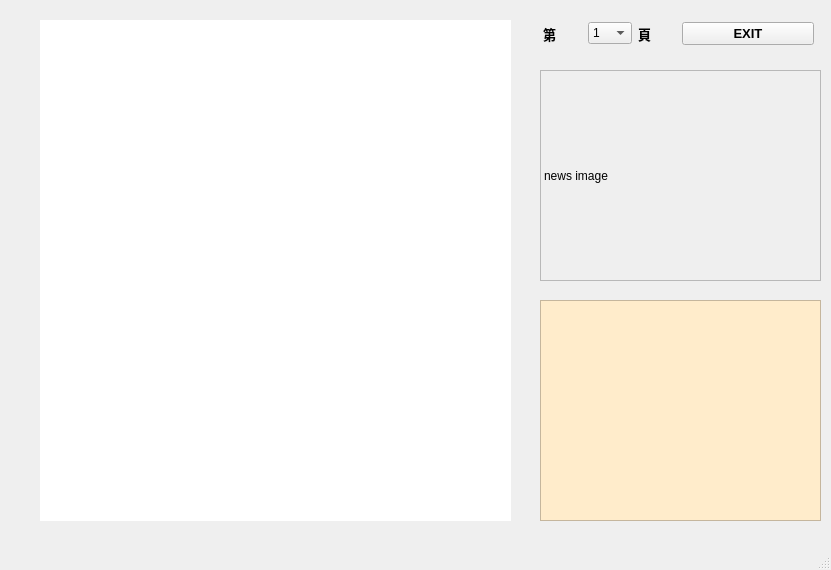
<?xml version="1.0" encoding="UTF-8"?>
<ui version="4.0">
 <class>MainWindow</class>
 <widget class="QMainWindow" name="MainWindow">
  <property name="geometry">
   <rect>
    <x>0</x>
    <y>0</y>
    <width>831</width>
    <height>570</height>
   </rect>
  </property>
  <property name="windowTitle">
   <string>自由電子報 JSON 格式</string>
  </property>
  <widget class="QWidget" name="centralwidget">
   <widget class="QTableView" name="tableView">
    <property name="geometry">
     <rect>
      <x>40</x>
      <y>20</y>
      <width>471</width>
      <height>501</height>
     </rect>
    </property>
    <property name="frameShape">
     <enum>QFrame::NoFrame</enum>
    </property>
    <property name="autoScroll">
     <bool>true</bool>
    </property>
   </widget>
   <widget class="QLabel" name="label_img">
    <property name="geometry">
     <rect>
      <x>540</x>
      <y>70</y>
      <width>281</width>
      <height>211</height>
     </rect>
    </property>
    <property name="styleSheet">
     <string notr="true">border-top-color: rgb(255, 85, 0);</string>
    </property>
    <property name="frameShape">
     <enum>QFrame::StyledPanel</enum>
    </property>
    <property name="text">
     <string>news image</string>
    </property>
    <property name="scaledContents">
     <bool>true</bool>
    </property>
   </widget>
   <widget class="QTextBrowser" name="textBrowser_summary">
    <property name="geometry">
     <rect>
      <x>540</x>
      <y>300</y>
      <width>281</width>
      <height>221</height>
     </rect>
    </property>
    <property name="font">
     <font>
      <pointsize>12</pointsize>
     </font>
    </property>
    <property name="styleSheet">
     <string notr="true">background-color: rgb(255, 236, 203);</string>
    </property>
   </widget>
   <widget class="QWidget" name="">
    <property name="geometry">
     <rect>
      <x>543</x>
      <y>20</y>
      <width>271</width>
      <height>27</height>
     </rect>
    </property>
    <layout class="QHBoxLayout" name="horizontalLayout_2">
     <item>
      <layout class="QHBoxLayout" name="horizontalLayout">
       <item>
        <widget class="QLabel" name="label">
         <property name="font">
          <font>
           <pointsize>10</pointsize>
           <bold>true</bold>
          </font>
         </property>
         <property name="text">
          <string>第</string>
         </property>
        </widget>
       </item>
       <item>
        <widget class="QComboBox" name="comboBox_page">
         <item>
          <property name="text">
           <string>1</string>
          </property>
         </item>
         <item>
          <property name="text">
           <string>2</string>
          </property>
         </item>
         <item>
          <property name="text">
           <string>3</string>
          </property>
         </item>
         <item>
          <property name="text">
           <string>4</string>
          </property>
         </item>
         <item>
          <property name="text">
           <string>5</string>
          </property>
         </item>
         <item>
          <property name="text">
           <string>6</string>
          </property>
         </item>
         <item>
          <property name="text">
           <string>7</string>
          </property>
         </item>
         <item>
          <property name="text">
           <string>8</string>
          </property>
         </item>
         <item>
          <property name="text">
           <string>9</string>
          </property>
         </item>
         <item>
          <property name="text">
           <string>10</string>
          </property>
         </item>
        </widget>
       </item>
       <item>
        <widget class="QLabel" name="label_2">
         <property name="font">
          <font>
           <pointsize>10</pointsize>
           <bold>true</bold>
          </font>
         </property>
         <property name="text">
          <string>頁</string>
         </property>
        </widget>
       </item>
      </layout>
     </item>
     <item>
      <widget class="QPushButton" name="pBut_exit">
       <property name="font">
        <font>
         <pointsize>10</pointsize>
         <bold>true</bold>
        </font>
       </property>
       <property name="text">
        <string>EXIT</string>
       </property>
      </widget>
     </item>
    </layout>
   </widget>
  </widget>
  <widget class="QMenuBar" name="menubar">
   <property name="geometry">
    <rect>
     <x>0</x>
     <y>0</y>
     <width>831</width>
     <height>22</height>
    </rect>
   </property>
  </widget>
  <widget class="QStatusBar" name="statusbar"/>
 </widget>
 <resources/>
 <connections/>
</ui>
